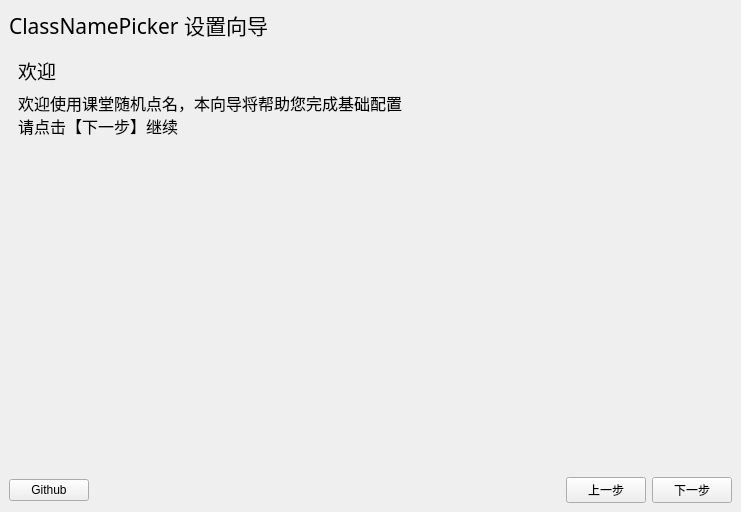
<?xml version="1.0" encoding="UTF-8"?>
<ui version="4.0">
 <class>MainWindow</class>
 <widget class="QMainWindow" name="MainWindow">
  <property name="geometry">
   <rect>
    <x>0</x>
    <y>0</y>
    <width>741</width>
    <height>512</height>
   </rect>
  </property>
  <property name="windowTitle">
   <string>MainWindow</string>
  </property>
  <widget class="QWidget" name="centralwidget">
   <layout class="QVBoxLayout" name="verticalLayout">
    <item>
     <widget class="QLabel" name="label">
      <property name="font">
       <font>
        <family>宋体</family>
        <pointsize>16</pointsize>
       </font>
      </property>
      <property name="text">
       <string>ClassNamePicker 设置向导</string>
      </property>
     </widget>
    </item>
    <item>
     <widget class="QStackedWidget" name="stackedWidget">
      <property name="currentIndex">
       <number>0</number>
      </property>
      <widget class="QWidget" name="page_welcome">
       <layout class="QVBoxLayout" name="verticalLayout_2">
        <item>
         <widget class="QLabel" name="label_2">
          <property name="font">
           <font>
            <family>仿宋</family>
            <pointsize>14</pointsize>
           </font>
          </property>
          <property name="text">
           <string>欢迎</string>
          </property>
         </widget>
        </item>
        <item>
         <widget class="QLabel" name="label_3">
          <property name="font">
           <font>
            <family>宋体</family>
            <pointsize>12</pointsize>
           </font>
          </property>
          <property name="inputMethodHints">
           <set>Qt::ImhNone</set>
          </property>
          <property name="text">
           <string>欢迎使用课堂随机点名，本向导将帮助您完成基础配置
请点击【下一步】继续</string>
          </property>
          <property name="textFormat">
           <enum>Qt::PlainText</enum>
          </property>
          <property name="scaledContents">
           <bool>false</bool>
          </property>
          <property name="wordWrap">
           <bool>true</bool>
          </property>
         </widget>
        </item>
        <item>
         <spacer name="verticalSpacer">
          <property name="orientation">
           <enum>Qt::Vertical</enum>
          </property>
          <property name="sizeHint" stdset="0">
           <size>
            <width>20</width>
            <height>40</height>
           </size>
          </property>
         </spacer>
        </item>
       </layout>
      </widget>
      <widget class="QWidget" name="page_update">
       <layout class="QVBoxLayout" name="verticalLayout_4">
        <item>
         <widget class="QLabel" name="label_6">
          <property name="font">
           <font>
            <family>仿宋</family>
            <pointsize>14</pointsize>
           </font>
          </property>
          <property name="text">
           <string>检查更新</string>
          </property>
         </widget>
        </item>
        <item>
         <widget class="QLabel" name="update_info">
          <property name="font">
           <font>
            <family>宋体</family>
            <pointsize>12</pointsize>
           </font>
          </property>
          <property name="inputMethodHints">
           <set>Qt::ImhNone</set>
          </property>
          <property name="text">
           <string>请稍后，正在检查 Github 上是否有新版本...</string>
          </property>
          <property name="textFormat">
           <enum>Qt::PlainText</enum>
          </property>
          <property name="scaledContents">
           <bool>false</bool>
          </property>
          <property name="wordWrap">
           <bool>true</bool>
          </property>
         </widget>
        </item>
        <item>
         <widget class="QProgressBar" name="progress_bar">
          <property name="value">
           <number>0</number>
          </property>
          <property name="textVisible">
           <bool>true</bool>
          </property>
         </widget>
        </item>
        <item>
         <spacer name="verticalSpacer_4">
          <property name="orientation">
           <enum>Qt::Vertical</enum>
          </property>
          <property name="sizeHint" stdset="0">
           <size>
            <width>20</width>
            <height>40</height>
           </size>
          </property>
         </spacer>
        </item>
        <item>
         <layout class="QHBoxLayout" name="horizontalLayout_3">
          <item>
           <spacer name="horizontalSpacer_4">
            <property name="orientation">
             <enum>Qt::Horizontal</enum>
            </property>
            <property name="sizeType">
             <enum>QSizePolicy::Expanding</enum>
            </property>
            <property name="sizeHint" stdset="0">
             <size>
              <width>40</width>
              <height>20</height>
             </size>
            </property>
           </spacer>
          </item>
          <item>
           <widget class="QPushButton" name="download">
            <property name="enabled">
             <bool>false</bool>
            </property>
            <property name="text">
             <string>下载新版本</string>
            </property>
           </widget>
          </item>
         </layout>
        </item>
        <item>
         <spacer name="verticalSpacer_3">
          <property name="orientation">
           <enum>Qt::Vertical</enum>
          </property>
          <property name="sizeHint" stdset="0">
           <size>
            <width>20</width>
            <height>258</height>
           </size>
          </property>
         </spacer>
        </item>
       </layout>
      </widget>
      <widget class="QWidget" name="page_names">
       <layout class="QVBoxLayout" name="verticalLayout_3">
        <item>
         <widget class="QLabel" name="label_5">
          <property name="font">
           <font>
            <family>仿宋</family>
            <pointsize>14</pointsize>
           </font>
          </property>
          <property name="text">
           <string>配置名单</string>
          </property>
         </widget>
        </item>
        <item>
         <widget class="QLabel" name="label_4">
          <property name="font">
           <font>
            <family>宋体</family>
            <pointsize>12</pointsize>
           </font>
          </property>
          <property name="inputMethodHints">
           <set>Qt::ImhNone</set>
          </property>
          <property name="text">
           <string>您可以从常见的电子花名册中导入名单，点击下方【选择文件】按钮，选择包括学生【姓名】【性别】的xlsx表格文件（例如信息表、联络册、缴费单等），程序将自动尝试提取，您可在下方看到提取结果并进行调整

如果您没有适合的表格，也可手动导入</string>
          </property>
          <property name="textFormat">
           <enum>Qt::PlainText</enum>
          </property>
          <property name="scaledContents">
           <bool>false</bool>
          </property>
          <property name="wordWrap">
           <bool>true</bool>
          </property>
         </widget>
        </item>
        <item>
         <layout class="QHBoxLayout" name="horizontalLayout">
          <item>
           <spacer name="horizontalSpacer_2">
            <property name="orientation">
             <enum>Qt::Horizontal</enum>
            </property>
            <property name="sizeType">
             <enum>QSizePolicy::Minimum</enum>
            </property>
            <property name="sizeHint" stdset="0">
             <size>
              <width>40</width>
              <height>20</height>
             </size>
            </property>
           </spacer>
          </item>
          <item>
           <widget class="QPushButton" name="choose_file">
            <property name="text">
             <string>选择文件</string>
            </property>
           </widget>
          </item>
          <item>
           <spacer name="horizontalSpacer_3">
            <property name="orientation">
             <enum>Qt::Horizontal</enum>
            </property>
            <property name="sizeType">
             <enum>QSizePolicy::Minimum</enum>
            </property>
            <property name="sizeHint" stdset="0">
             <size>
              <width>40</width>
              <height>20</height>
             </size>
            </property>
           </spacer>
          </item>
         </layout>
        </item>
        <item>
         <widget class="QTableView" name="tableView"/>
        </item>
        <item>
         <spacer name="verticalSpacer_2">
          <property name="orientation">
           <enum>Qt::Vertical</enum>
          </property>
          <property name="sizeHint" stdset="0">
           <size>
            <width>20</width>
            <height>40</height>
           </size>
          </property>
         </spacer>
        </item>
       </layout>
      </widget>
      <widget class="QWidget" name="page_finish">
       <layout class="QVBoxLayout" name="verticalLayout_5">
        <item>
         <widget class="QLabel" name="label_9">
          <property name="font">
           <font>
            <family>仿宋</family>
            <pointsize>14</pointsize>
           </font>
          </property>
          <property name="text">
           <string>大功告成</string>
          </property>
         </widget>
        </item>
        <item>
         <widget class="QLabel" name="label_8">
          <property name="font">
           <font>
            <family>宋体</family>
            <pointsize>12</pointsize>
           </font>
          </property>
          <property name="inputMethodHints">
           <set>Qt::ImhNone</set>
          </property>
          <property name="text">
           <string>您已完成全部步骤，点击【完成】保存并退出</string>
          </property>
          <property name="textFormat">
           <enum>Qt::PlainText</enum>
          </property>
          <property name="scaledContents">
           <bool>false</bool>
          </property>
          <property name="wordWrap">
           <bool>true</bool>
          </property>
         </widget>
        </item>
        <item>
         <spacer name="verticalSpacer_5">
          <property name="orientation">
           <enum>Qt::Vertical</enum>
          </property>
          <property name="sizeHint" stdset="0">
           <size>
            <width>20</width>
            <height>40</height>
           </size>
          </property>
         </spacer>
        </item>
       </layout>
      </widget>
     </widget>
    </item>
    <item>
     <layout class="QHBoxLayout" name="horizontalLayout_2">
      <property name="sizeConstraint">
       <enum>QLayout::SetDefaultConstraint</enum>
      </property>
      <item>
       <widget class="QPushButton" name="github_button">
        <property name="text">
         <string>Github</string>
        </property>
       </widget>
      </item>
      <item>
       <spacer name="horizontalSpacer">
        <property name="orientation">
         <enum>Qt::Horizontal</enum>
        </property>
        <property name="sizeType">
         <enum>QSizePolicy::Expanding</enum>
        </property>
        <property name="sizeHint" stdset="0">
         <size>
          <width>40</width>
          <height>20</height>
         </size>
        </property>
       </spacer>
      </item>
      <item>
       <widget class="QPushButton" name="back_button">
        <property name="text">
         <string>上一步</string>
        </property>
       </widget>
      </item>
      <item>
       <widget class="QPushButton" name="next_button">
        <property name="text">
         <string>下一步</string>
        </property>
       </widget>
      </item>
     </layout>
    </item>
   </layout>
  </widget>
 </widget>
 <resources/>
 <connections/>
</ui>
